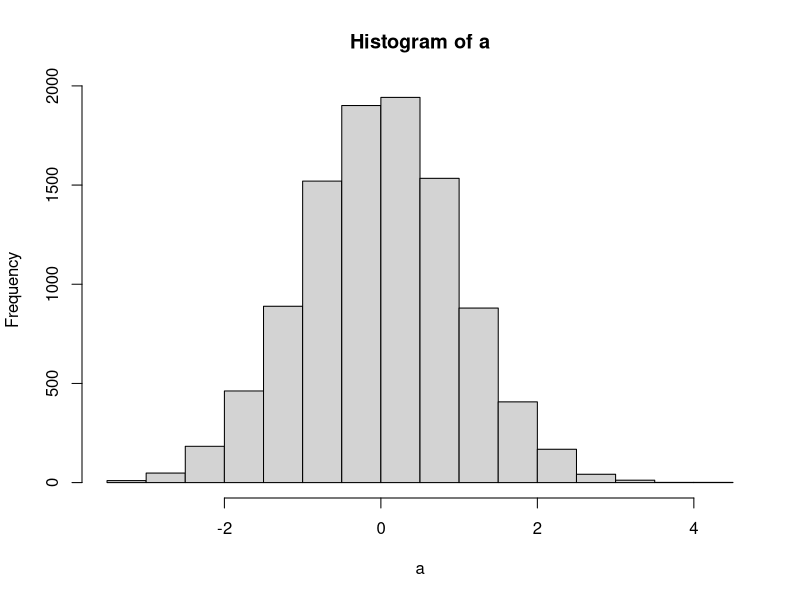
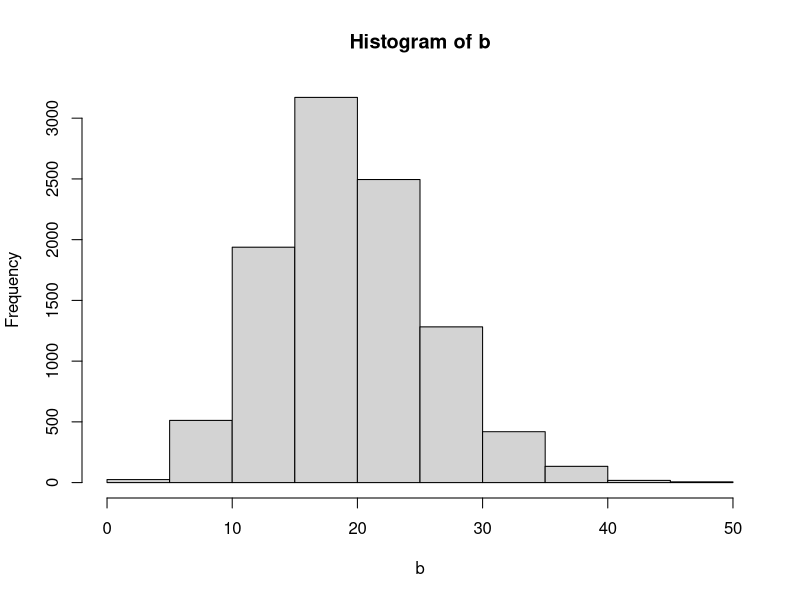

Recreate these plots in R, in order.


#### adicionando comentario

a <- rnorm(10000)

hist(a)



#####################

b  <- rnbinom(10000,20,0.5)
hist(b)
